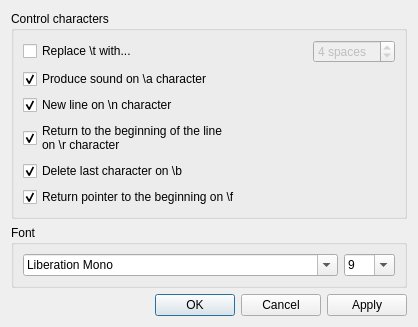
<?xml version="1.0" encoding="UTF-8"?>
<ui version="4.0">
 <class>TerminalSettings</class>
 <widget class="QDialog" name="TerminalSettings">
  <property name="geometry">
   <rect>
    <x>0</x>
    <y>0</y>
    <width>418</width>
    <height>312</height>
   </rect>
  </property>
  <property name="windowTitle">
   <string>Terminal settings</string>
  </property>
  <layout class="QVBoxLayout" name="verticalLayout">
   <item>
    <widget class="QGroupBox" name="groupBox">
     <property name="title">
      <string>Control characters</string>
     </property>
     <layout class="QGridLayout" name="gridLayout" columnstretch="1,0">
      <item row="0" column="0">
       <widget class="QCheckBox" name="tabBox">
        <property name="text">
         <string>Replace \t with...</string>
        </property>
       </widget>
      </item>
      <item row="0" column="1">
       <widget class="QSpinBox" name="widthBox">
        <property name="enabled">
         <bool>false</bool>
        </property>
        <property name="suffix">
         <string> spaces</string>
        </property>
        <property name="maximum">
         <number>20</number>
        </property>
        <property name="value">
         <number>4</number>
        </property>
       </widget>
      </item>
      <item row="1" column="0">
       <widget class="QCheckBox" name="alarmBox">
        <property name="text">
         <string>Produce sound on \a character</string>
        </property>
        <property name="checked">
         <bool>true</bool>
        </property>
       </widget>
      </item>
      <item row="2" column="0">
       <widget class="QCheckBox" name="newBox">
        <property name="text">
         <string>New line on \n character</string>
        </property>
        <property name="checked">
         <bool>true</bool>
        </property>
       </widget>
      </item>
      <item row="3" column="0">
       <widget class="QCheckBox" name="returnBox">
        <property name="text">
         <string>Return to the beginning of the line
on \r character</string>
        </property>
        <property name="checked">
         <bool>true</bool>
        </property>
       </widget>
      </item>
      <item row="4" column="0">
       <widget class="QCheckBox" name="backBox">
        <property name="text">
         <string>Delete last character on \b</string>
        </property>
        <property name="checked">
         <bool>true</bool>
        </property>
       </widget>
      </item>
      <item row="5" column="0">
       <widget class="QCheckBox" name="formBox">
        <property name="text">
         <string>Return pointer to the beginning on \f</string>
        </property>
        <property name="checked">
         <bool>true</bool>
        </property>
       </widget>
      </item>
     </layout>
    </widget>
   </item>
   <item>
    <widget class="QGroupBox" name="groupBox_2">
     <property name="title">
      <string>Font</string>
     </property>
     <layout class="QHBoxLayout" name="horizontalLayout" stretch="1,0">
      <item>
       <widget class="QFontComboBox" name="fontBox">
        <property name="fontFilters">
         <set>QFontComboBox::MonospacedFonts</set>
        </property>
        <property name="currentFont">
         <font>
          <family>Courier New</family>
         </font>
        </property>
       </widget>
      </item>
      <item>
       <widget class="QComboBox" name="sizeBox">
        <property name="editable">
         <bool>true</bool>
        </property>
        <property name="currentIndex">
         <number>5</number>
        </property>
        <property name="minimumContentsLength">
         <number>1</number>
        </property>
        <item>
         <property name="text">
          <string>4</string>
         </property>
        </item>
        <item>
         <property name="text">
          <string>5</string>
         </property>
        </item>
        <item>
         <property name="text">
          <string>6</string>
         </property>
        </item>
        <item>
         <property name="text">
          <string>7</string>
         </property>
        </item>
        <item>
         <property name="text">
          <string>8</string>
         </property>
        </item>
        <item>
         <property name="text">
          <string>9</string>
         </property>
        </item>
        <item>
         <property name="text">
          <string>10</string>
         </property>
        </item>
        <item>
         <property name="text">
          <string>11</string>
         </property>
        </item>
        <item>
         <property name="text">
          <string>12</string>
         </property>
        </item>
        <item>
         <property name="text">
          <string>13</string>
         </property>
        </item>
        <item>
         <property name="text">
          <string>14</string>
         </property>
        </item>
        <item>
         <property name="text">
          <string>15</string>
         </property>
        </item>
        <item>
         <property name="text">
          <string>16</string>
         </property>
        </item>
        <item>
         <property name="text">
          <string>17</string>
         </property>
        </item>
        <item>
         <property name="text">
          <string>18</string>
         </property>
        </item>
        <item>
         <property name="text">
          <string>19</string>
         </property>
        </item>
        <item>
         <property name="text">
          <string>20</string>
         </property>
        </item>
        <item>
         <property name="text">
          <string>22</string>
         </property>
        </item>
        <item>
         <property name="text">
          <string>24</string>
         </property>
        </item>
        <item>
         <property name="text">
          <string>26</string>
         </property>
        </item>
        <item>
         <property name="text">
          <string>28</string>
         </property>
        </item>
        <item>
         <property name="text">
          <string>32</string>
         </property>
        </item>
        <item>
         <property name="text">
          <string>48</string>
         </property>
        </item>
        <item>
         <property name="text">
          <string>64</string>
         </property>
        </item>
        <item>
         <property name="text">
          <string>72</string>
         </property>
        </item>
        <item>
         <property name="text">
          <string>80</string>
         </property>
        </item>
        <item>
         <property name="text">
          <string>96</string>
         </property>
        </item>
        <item>
         <property name="text">
          <string>128</string>
         </property>
        </item>
       </widget>
      </item>
     </layout>
    </widget>
   </item>
   <item>
    <widget class="QDialogButtonBox" name="buttonBox">
     <property name="orientation">
      <enum>Qt::Horizontal</enum>
     </property>
     <property name="standardButtons">
      <set>QDialogButtonBox::Apply|QDialogButtonBox::Cancel|QDialogButtonBox::Ok</set>
     </property>
    </widget>
   </item>
  </layout>
 </widget>
 <resources/>
 <connections>
  <connection>
   <sender>buttonBox</sender>
   <signal>accepted()</signal>
   <receiver>TerminalSettings</receiver>
   <slot>accept()</slot>
   <hints>
    <hint type="sourcelabel">
     <x>248</x>
     <y>254</y>
    </hint>
    <hint type="destinationlabel">
     <x>157</x>
     <y>274</y>
    </hint>
   </hints>
  </connection>
  <connection>
   <sender>buttonBox</sender>
   <signal>rejected()</signal>
   <receiver>TerminalSettings</receiver>
   <slot>reject()</slot>
   <hints>
    <hint type="sourcelabel">
     <x>316</x>
     <y>260</y>
    </hint>
    <hint type="destinationlabel">
     <x>286</x>
     <y>274</y>
    </hint>
   </hints>
  </connection>
  <connection>
   <sender>tabBox</sender>
   <signal>toggled(bool)</signal>
   <receiver>widthBox</receiver>
   <slot>setEnabled(bool)</slot>
   <hints>
    <hint type="sourcelabel">
     <x>146</x>
     <y>111</y>
    </hint>
    <hint type="destinationlabel">
     <x>384</x>
     <y>111</y>
    </hint>
   </hints>
  </connection>
 </connections>
</ui>
